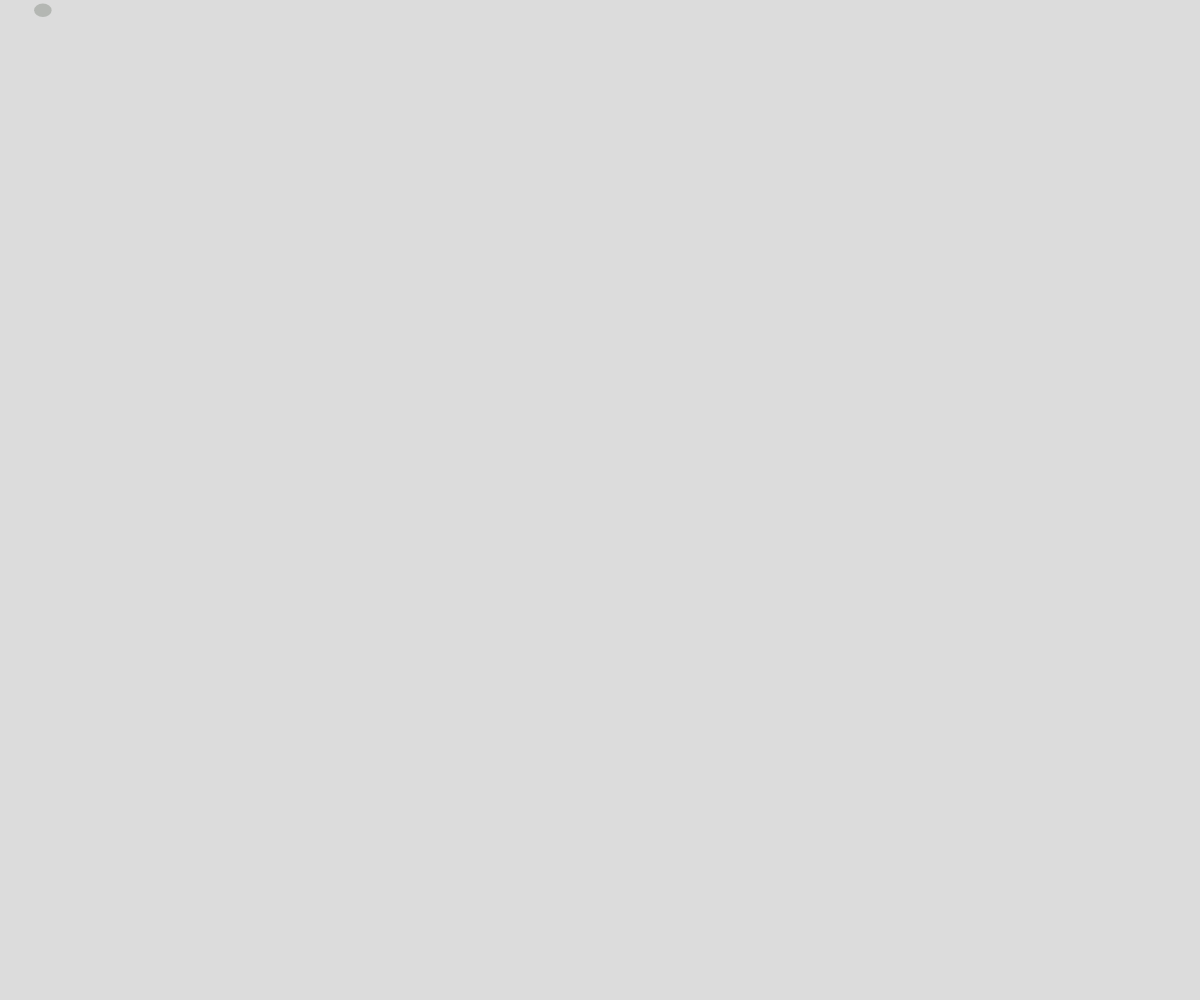
Frame 1 (no input)
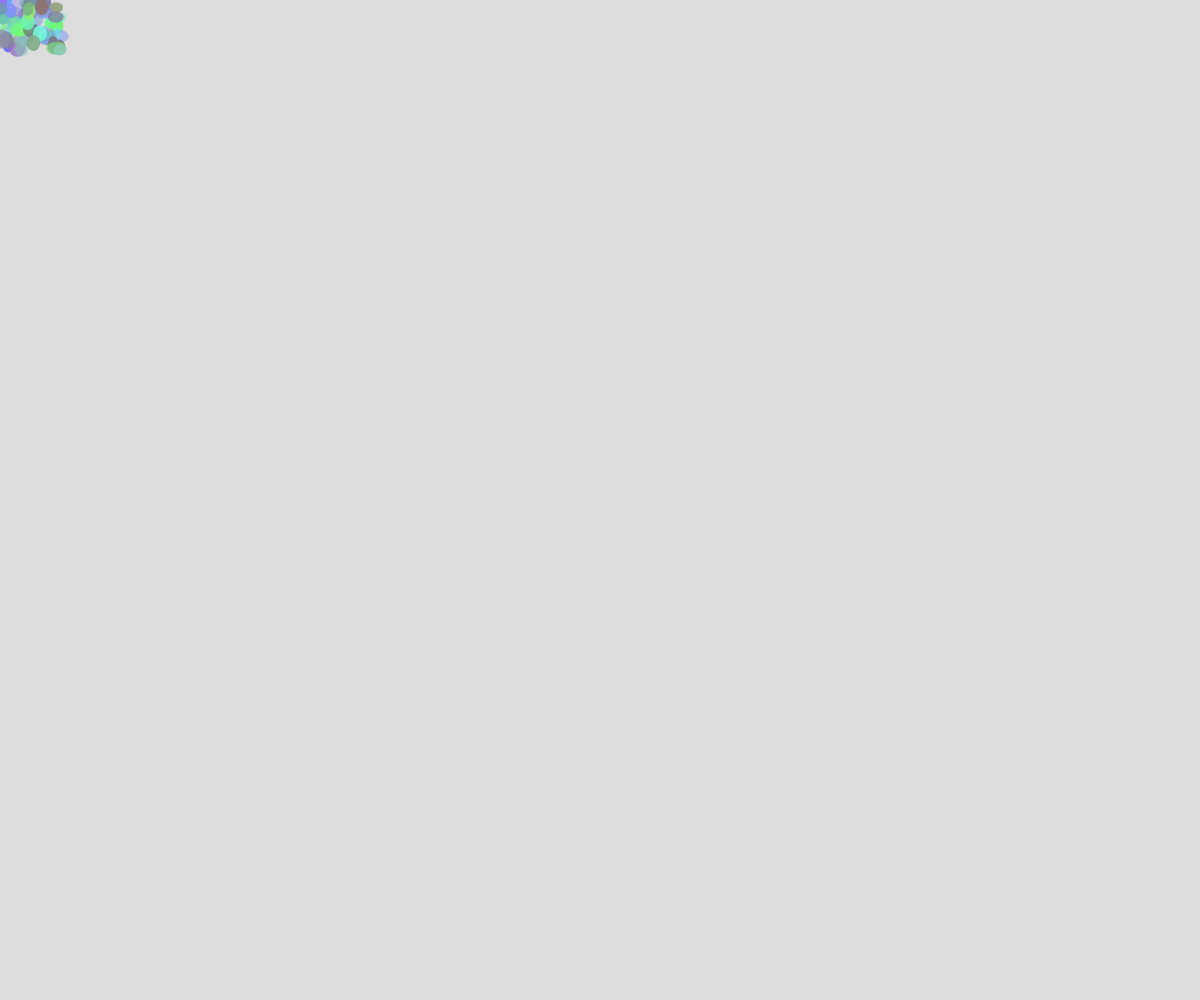
Frame 60 (no input)
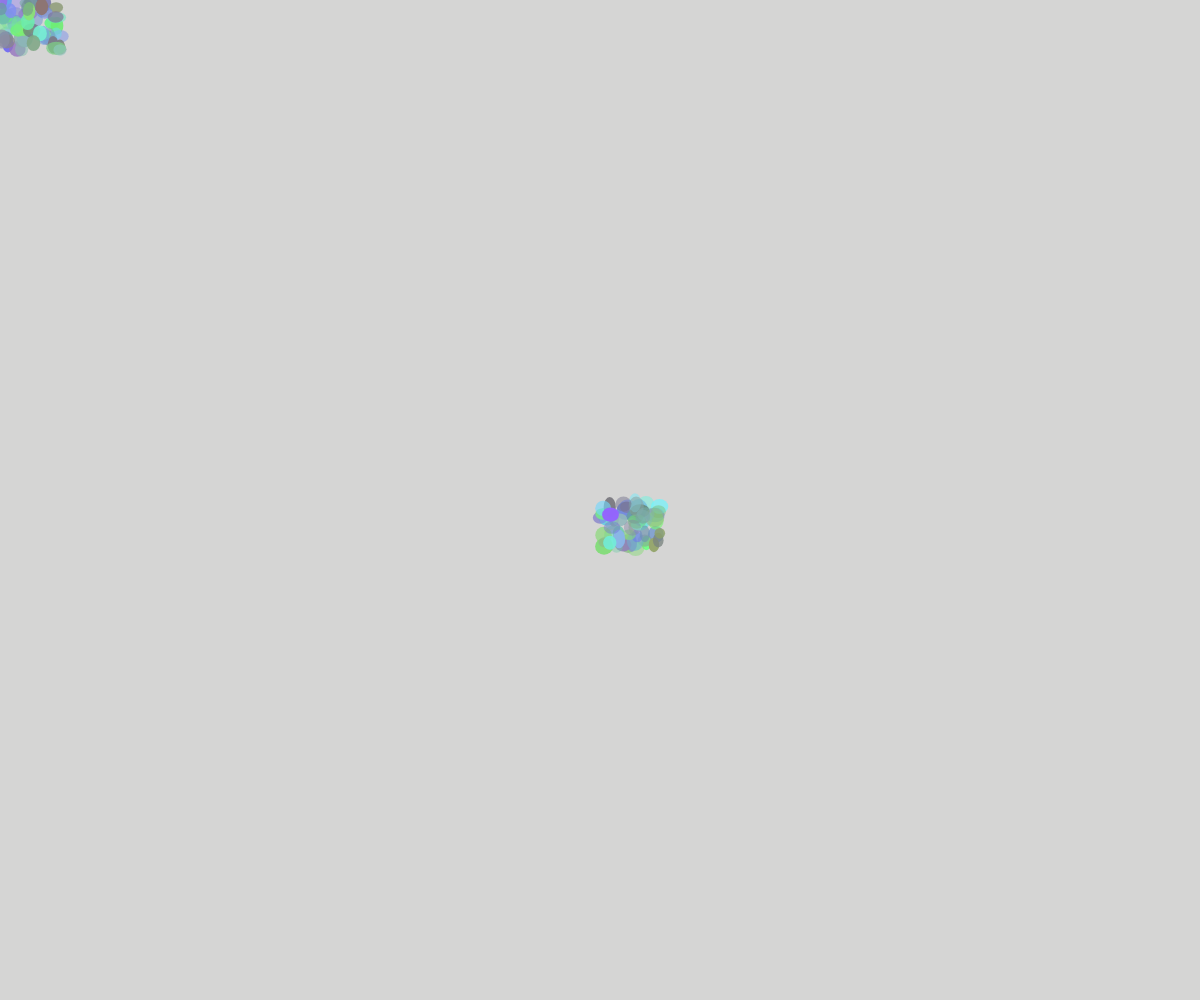
Frame 120 (the mouse pressed at the canvas centre since frame 60)

The p5.js sketch that drew these frames (run headless with seeded random() and noise() and a simulated clock; from frame 60 on, the mouse is pressed at the canvas centre):

// p5.js sketch
// ── sketch.js
var cir = {
  X: 0,
  y: 0,
  dia1: 50,
  dia2: 50
};

var col = {
  r: 0,
  g: 0,
  b: 0,
  a: 100,
};

function setup() {
  createCanvas(windowWidth, windowHeight);
  background(220);
}

function draw() {
  noStroke();
  cir.x = mouseX + random(0, windowWidth) / 20;
  cir.y = mouseY + random(0, windowHeight) / 20;
  cir.dia1 = random(10, 20);
  cir.dia2 = random(10, 20);
  col.r = random(100, 150);
  col.g = random(100, 255);
  col.b = random(100, 255);
  col.a = random(100, 255);
  fill(col.r, col.g, col.b, col.a);
  ellipse(cir.x, cir.y, cir.dia1, cir.dia2);
  if (frameCount > 400) {
    background(220);
    frameCount = 0;
  }
}

function mousePressed() {
  col.r = random(100, 150);
  col.g = random(100, 255);
  col.b = random(100, 255);
  col.a = random(100, 255);
  background(col.r, col.g, col.b, 20);
}
